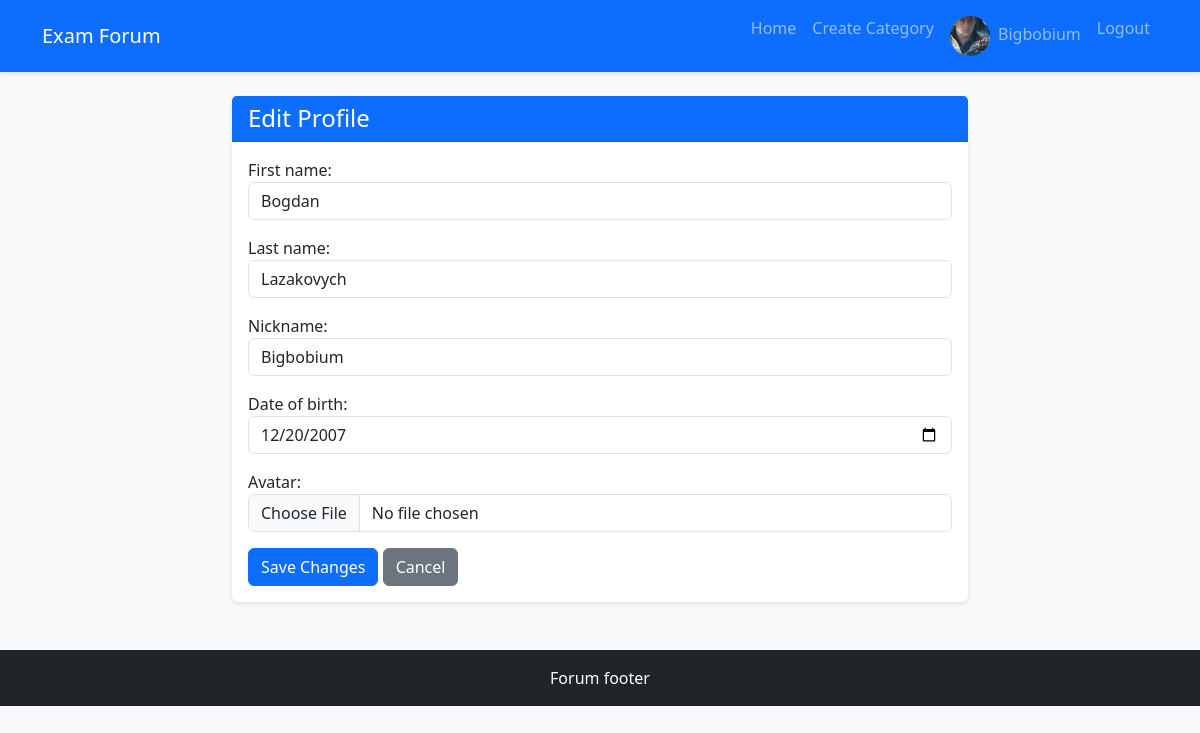
Screenshot of /profile/edit/ (signed in) with the database file from the repository.
### forum/models.py (models this page shows, shortened)
class User(AbstractUser):
    nickname = models.CharField(max_length=50, unique=True)
    date_of_birth = models.DateField(null=True, blank=True)
    avatar = models.ImageField(upload_to='avatars/', null=True, blank=True, default='avatars/default.png')
    groups = models.ManyToManyField(
        'auth.Group',
        verbose_name='groups',
        blank=True,
        related_name='forum_users',
        related_query_name='forum_user',
    )
    user_permissions = models.ManyToManyField(
        'auth.Permission',
        verbose_name='user permissions',
        blank=True,
        related_name='forum_users',
        related_query_name='forum_user',
    )
    REQUIRED_FIELDS = ['email', 'first_name', 'last_name']

### forum/views.py (the view)
# urls.py: path('profile/edit/', views.edit_profile, name='edit_profile'),
@login_required
def edit_profile(request):
    if request.method == 'POST':
        form = UserUpdateForm(request.POST, request.FILES, instance=request.user)
        if form.is_valid():
            form.save()
            messages.success(request, 'Success!')
            return redirect('user_profile', nickname=request.user.nickname)
    else:
        form = UserUpdateForm(instance=request.user)
    return render(request, 'forum/edit_profile.html', {'form': form})

### forum/forms.py
class UserUpdateForm(forms.ModelForm):
    class Meta:
        model = User
        fields = ['first_name', 'last_name', 'nickname', 'date_of_birth', 'avatar']
        widgets = {
            'first_name': forms.TextInput(attrs={'class': 'form-control'}),
            'last_name': forms.TextInput(attrs={'class': 'form-control'}),
            'nickname': forms.TextInput(attrs={'class': 'form-control'}),
            'date_of_birth': forms.DateInput(attrs={'class': 'form-control', 'type': 'date'}),
            'avatar': forms.FileInput(attrs={'class': 'form-control'}),
        }

### forum/templates/forum/edit_profile.html (shortened to what this page needs)
{% extends 'forum/base.html' %}
{% block content %}
<div class="row justify-content-center">
    <div class="col-md-8">
        <div class="card">
            <div class="card-header bg-primary text-white">
                <h4 class="mb-0">Edit Profile</h4>
            </div>
            <div class="card-body">
                <form method="post" enctype="multipart/form-data">
                    {{ form.as_p }}
                    <button type="submit" class="btn btn-primary">Save Changes</button>
                    <a href="{% url 'user_profile' user.nickname %}" class="btn btn-secondary">Cancel</a>
                </form>
            </div>
        </div>
    </div>
</div>
{% endblock %}

### forum/templates/forum/base.html (shortened to what this page needs)
<!DOCTYPE html>
<html lang="en">
<head>
    <link href="https://cdn.jsdelivr.net/npm/bootstrap@5.3.0/dist/css/bootstrap.min.css" rel="stylesheet">
    <link rel="stylesheet" href="https://cdnjs.cloudflare.com/ajax/libs/font-awesome/6.4.0/css/all.min.css">
</head>
<body>
    <nav class="navbar navbar-expand-lg navbar-dark bg-primary mb-4">
        <div class="container">
            <a class="navbar-brand" href="{% url 'home' %}">Exam Forum</a>
            <div class="collapse navbar-collapse" id="navbarNav">
                <ul class="navbar-nav ms-auto">
                    <li class="nav-item">
                        <a class="nav-link" href="{% url 'home' %}">Home</a>
                    </li>
                    {% if user.is_authenticated %}
                        <li class="nav-item">
                            <a class="nav-link" href="{% url 'create_category' %}">Create Category</a>
                        </li>
                        {% if user.nickname %}
                        <li class="nav-item">
                            <a class="nav-link" href="{% url 'user_profile' user.nickname %}">
                                {% if user.avatar %}
                                    <img src="{{ user.avatar.url }}" alt="Avatar" class="avatar me-1">
                                {% endif %}
                                {{ user.nickname }}
                            </a>
                        </li>
                        {% endif %}
                        <li class="nav-item">
                            <a class="nav-link" href="{% url 'logout' %}">Logout</a>
                        </li>
                    {% endif %}
                </ul>
            </div>
        </div>
    </nav>
    <main class="container mb-5">
        {% block content %}{% endblock %}
    </main>
    <footer class="bg-dark text-white text-center py-3 mt-5">
        <div class="container">
            <p class="mb-0">Forum footer</p>
        </div>
    </footer>
</body>
</html>

### forum/templates/forum/base.html (style rules this page uses)
body { background-color: #f8f9fa; }
.navbar { box-shadow: 0 2px 4px rgba(0,0,0,.1); }
.card { transition: transform 0.2s; border: none; box-shadow: 0 2px 4px rgba(0,0,0,.1); }
.avatar { width: 40px; height: 40px; object-fit: cover; border-radius: 50%; }

### rows the page displays
User: avatar (picture), nickname "Bigbobium", first_name "Bogdan", last_name "Lazakovych", date_of_birth "12/20/2007"
